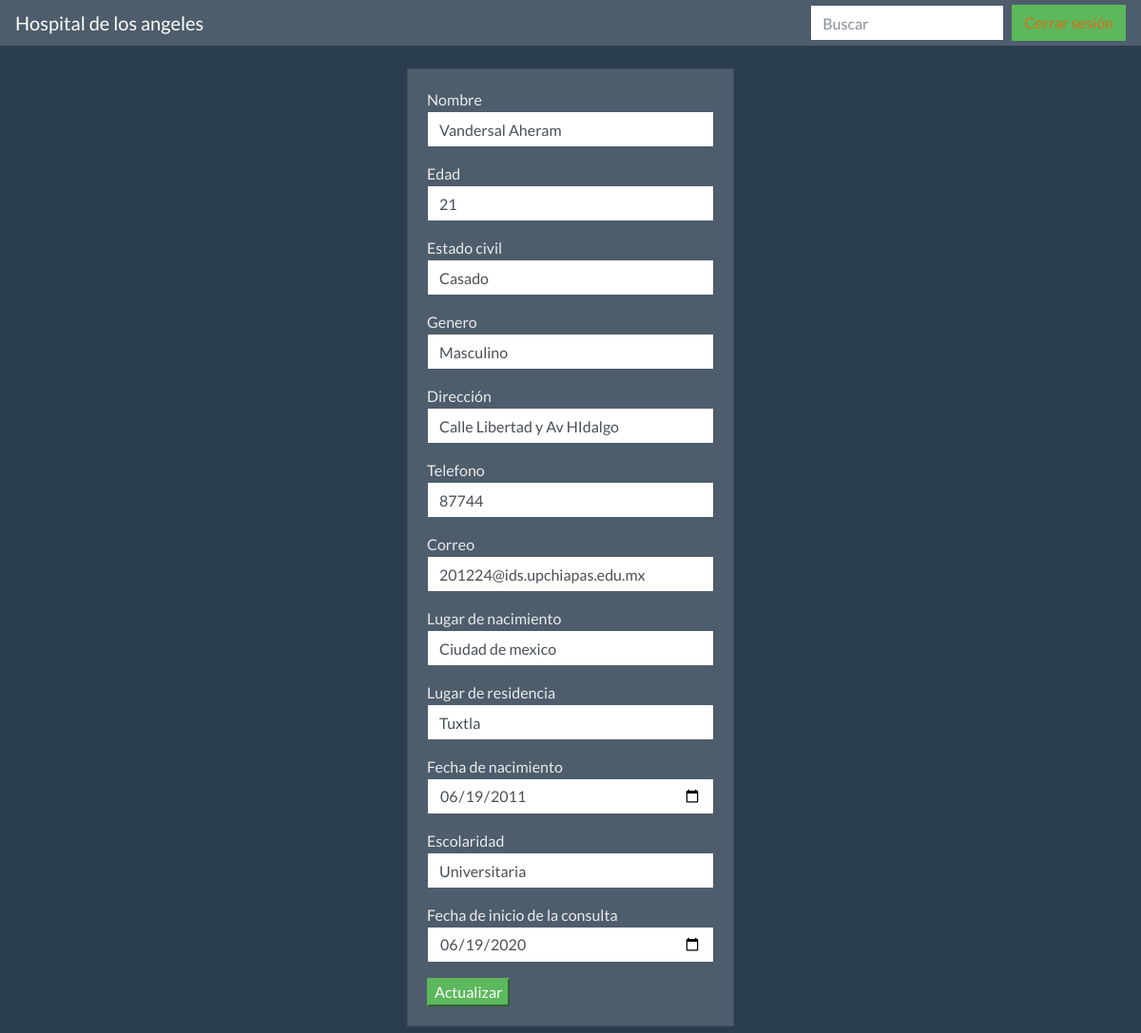
The page /loginFinal/edit.php?id=9 on the database its author committed.
### tables this page shows
CREATE TABLE `pacientes` (
  `id` int(125) NOT NULL,
  `nombre` varchar(200) NOT NULL,
  `edad` int(100) NOT NULL,
  `estado_civil` varchar(100) NOT NULL,
  `genero` varchar(15) NOT NULL,
  `direccion` text NOT NULL,
  `telefono` int(20) NOT NULL,
  `correo` varchar(200) NOT NULL,
  `lugar_nacimiento` varchar(250) NOT NULL,
  `lugar_residencia` varchar(250) NOT NULL,
  `fecha_nacimiento` date NOT NULL,
  `escolaridad` varchar(200) NOT NULL,
  `fecha_inicio_consulta` date NOT NULL
);

### loginFinal/edit.php (the view, shortened to what this page needs)
<?php
include("db.php");
if  (isset($_GET['id'])) {
  $id = $_GET['id'];
  $query = "SELECT * FROM pacientes WHERE id=$id";
  $result = mysqli_query($conn, $query);
  if (mysqli_num_rows($result) == 1) {
    $row = mysqli_fetch_array($result);
    $nombre = $row['nombre'];
    $edad = $row['edad'];
    $estado_civil = $row['estado_civil'];
    $genero = $row['genero'];
    $direccion = $row['direccion'];
    $telefono = $row['telefono'];
    $correo = $row['correo'];
    $lugar_nacimiento = $row['lugar_nacimiento'];
    $lugar_residencia = $row['lugar_residencia'];
    $fecha_nacimiento = $row['fecha_nacimiento'];
    $escolaridad = $row['escolaridad'];
    $fecha_inicio_consulta = $row['fecha_inicio_consulta'];
  }
}
?>
<?php include('includes/header.php'); ?>
<div class="container p-4">
  <div class="row">
    <div class="col-md-4 mx-auto">
      <div class="card card-body">
      <form action="edit.php?id=<?php echo $_GET['id']; ?>" method="POST">
        <div class="form-group">
            <a>Nombre</a>
          <input name="nombre" type="text" class="form-control" value="<?php echo $nombre; ?>" placeholder="Nombre del paciente">
        </div>
        <div class="form-group">
            <a>Edad</a>
          <input name="edad" type="number" class="form-control" value="<?php echo $edad; ?>">
        </div>
        <div class="form-group">
            <a>Estado civil</a>
          <input name="estado_civil" type="text" class="form-control" value="<?php echo $estado_civil; ?>">
        </div>
        <div class="form-group">
            <a>Genero</a>
          <input name="genero" type="text" class="form-control" value="<?php echo $genero; ?>">
        </div>
        <div class="form-group">
            <a>Dirección</a>
          <input name="direccion" type="text" class="form-control" value="<?php echo $direccion; ?>" >
        </div>
        <div class="form-group">
            <a>Telefono</a>
          <input name="telefono" type="text" class="form-control" value="<?php echo $telefono; ?>" >
        </div>
        <div class="form-group">
            <a>Correo</a>
          <input name="correo" type="email" class="form-control" value="<?php echo $correo; ?>" >
        </div>
        <div class="form-group">
            <a>Lugar de nacimiento</a>
          <input name="lugar_nacimiento" type="text" class="form-control" value="<?php echo $lugar_nacimiento; ?>" >
        </div>
          <div class="form-group">
              <a>Lugar de residencia</a>
              <input name="lugar_residencia" type="text" class="form-control" value="<?php echo $lugar_residencia?>" >
          </div>
          <div class="form-group">
              <a>Fecha de nacimiento</a>
              <input name="fecha_nacimiento" type="date" class="form-control" value="<?php echo $fecha_nacimiento; ?>" >
          </div>
          <div class="form-group">
              <a>Escolaridad</a>
              <input name="escolaridad" type="text" class="form-control" value="<?php echo $escolaridad; ?>" >
          </div>
          <div class="form-group">
              <a>Fecha de inicio de la consulta</a>
              <input name="fecha_inicio_consulta" type="date" class="form-control" value="<?php echo $fecha_inicio_consulta; ?>" >
          </div>
        <button class="btn-success" name="update">
          Actualizar
        </button>
      </form>
      </div>
    </div>
  </div>
</div>
<?php include('includes/footer.php'); ?>

### rows shown on the page
pacientes: nombre "Vandersal Aheram", edad "21", estado_civil "Casado", genero "Masculino", direccion "Calle Libertad y Av HIdalgo", telefono "87744", correo "201224@ids.upchiapas.edu.mx", lugar_nacimiento "Ciudad de mexico", lugar_residencia "Tuxtla", fecha_nacimiento "06/19/2011", escolaridad "Universitaria", fecha_inicio_consulta "06/19/2020"
